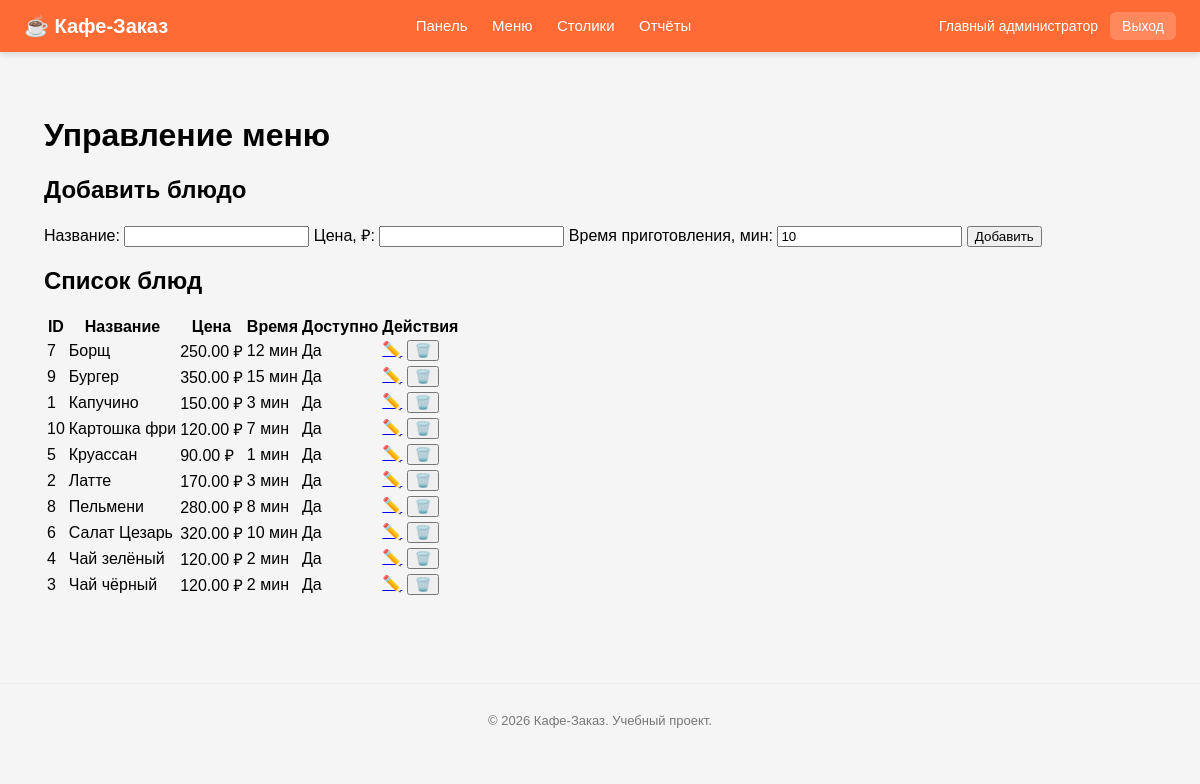
Screenshot of /admin/dishes.php (signed in) with the database file from the repository.
### tables this page shows
CREATE TABLE `dishes` (
  `id` int NOT NULL,
  `name` varchar(100) NOT NULL,
  `price` decimal(10,2) NOT NULL,
  `cooking_time` int DEFAULT '10',
  `is_available` tinyint(1) DEFAULT '1'
);

### admin/dishes.php (the view, shortened to what this page needs)
<?php
require_once '../config/database.php';
$dishes = $pdo->query("SELECT * FROM dishes ORDER BY name")->fetchAll();
$editDish = null;
?>
<!DOCTYPE html>
<html lang="ru">
<head>
    <link rel="stylesheet" href="../assets/css/style.css">
</head>
<body>
    <?php include '../includes/header.php'; ?>
    <main>
        <h1>Управление меню</h1>
        <form method="post" class="dish-form">
            <h2><?= $editDish ? 'Редактировать блюдо' : 'Добавить блюдо' ?></h2>
            <label>Название:
                <input type="text" name="name" required value="<?= htmlspecialchars($editDish['name'] ?? '') ?>">
            </label>
            <label>Цена, ₽:
                <input type="number" name="price" step="0.01" min="0" required value="<?= $editDish['price'] ?? '' ?>">
            </label>
            <label>Время приготовления, мин:
                <input type="number" name="cooking_time" min="0" value="<?= $editDish['cooking_time'] ?? 10 ?>">
            </label>
            <button type="submit"><?= $editDish ? 'Сохранить' : 'Добавить' ?></button>
        </form>
        <h2>Список блюд</h2>
        <table class="data-table">
            <thead>
                <tr>
                    <th>ID</th><th>Название</th><th>Цена</th><th>Время</th><th>Доступно</th><th>Действия</th>
                </tr>
            </thead>
            <tbody>
                <?php foreach ($dishes as $dish): ?>
                    <tr>
                        <td><?= $dish['id'] ?></td>
                        <td><?= htmlspecialchars($dish['name']) ?></td>
                        <td><?= number_format($dish['price'], 2) ?> ₽</td>
                        <td><?= $dish['cooking_time'] ?> мин</td>
                        <td><?= $dish['is_available'] ? 'Да' : 'Нет' ?></td>
                        <td>
                            <a href="dishes.php?edit=<?= $dish['id'] ?>">✏️</a>
                            <form method="post" style="display:inline" onsubmit="return confirm('Удалить блюдо?')">
                                <button type="submit">🗑️</button>
                            </form>
                        </td>
                    </tr>
                <?php endforeach; ?>
            </tbody>
        </table>
    </main>
    <?php include '../includes/footer.php'; ?>
</body>
</html>

### includes/header.php (shortened to what this page needs)
<?php
$currentRole = $_SESSION['role'] ?? '';
$currentName = $_SESSION['full_name'] ?? 'Гость';
?>
<header class="main-header">
    <div class="logo"><a href="/">☕ Кафе-Заказ</a></div>
    <nav class="main-nav">
        <?php if ($currentRole === 'waiter'): ?>
            <a href="/waiter/dashboard.php">Рабочий стол</a>
            <a href="/waiter/order-create.php">Новый заказ</a>
        <?php elseif ($currentRole === 'cook'): ?>
            <a href="/cook/kitchen.php">Кухня</a>
        <?php elseif ($currentRole === 'admin'): ?>
            <a href="/admin/dashboard.php">Панель</a>
            <a href="/admin/dishes.php">Меню</a>
            <a href="/admin/tables.php">Столики</a>
            <a href="/admin/report-revenue.php">Отчёты</a>
        <?php endif; ?>
    </nav>
    <div class="user-info">
        <span><?= htmlspecialchars($currentName) ?></span>
        <a href="/logout.php" class="btn-logout">Выход</a>
    </div>
</header>
<main class="main-content">

### includes/footer.php
</main>
<footer class="main-footer">
    <p>© <?= date('Y') ?> Кафе-Заказ. Учебный проект.</p>
</footer>

### assets/css/style.css (style rules this page uses)
* { box-sizing: border-box; }
body { font-family: Arial, sans-serif; margin: 0; background: #f5f5f5; }
header { background: #FF6B35; color: #fff; padding: 12px 20px; display: flex; justify-content: space-between; }
main { padding: 20px; }
.main-header { display: flex; justify-content: space-between; align-items: center; background: #FF6B35; color: #fff; padding: 12px 24px; box-shadow: 0 2px 6px rgba(0,0,0,.15); }
.main-header .logo a { color: #fff; font-size: 20px; font-weight: bold; text-decoration: none; }
.main-header .main-nav a { color: #fff; margin: 0 10px; text-decoration: none; font-size: 15px; }
.main-header .user-info { display: flex; align-items: center; gap: 12px; font-size: 14px; }
.main-header .btn-logout { background: rgba(255,255,255,.2); padding: 6px 12px; border-radius: 6px; color: #fff; text-decoration: none; }
.main-content { padding: 24px; max-width: 1200px; margin: 0 auto; }

### rows the page displays
dishes: id "7", name "Борщ", price "250.00", cooking_time "12", is_available "Да"
dishes: id "9", name "Бургер", price "350.00", cooking_time "15", is_available "Да"
dishes: id "1", name "Капучино", price "150.00", cooking_time "3", is_available "Да"
dishes: id "10", name "Картошка фри", price "120.00", cooking_time "7", is_available "Да"
dishes: id "5", name "Круассан", price "90.00", cooking_time "1", is_available "Да"
dishes: id "2", name "Латте", price "170.00", cooking_time "3", is_available "Да"
dishes: id "8", name "Пельмени", price "280.00", cooking_time "8", is_available "Да"
dishes: id "6", name "Салат Цезарь", price "320.00", cooking_time "10", is_available "Да"
dishes: id "4", name "Чай зелёный", price "120.00", cooking_time "2", is_available "Да"
dishes: id "3", name "Чай чёрный", price "120.00", cooking_time "2", is_available "Да"

### other values shown
$currentName "Главный администратор"
